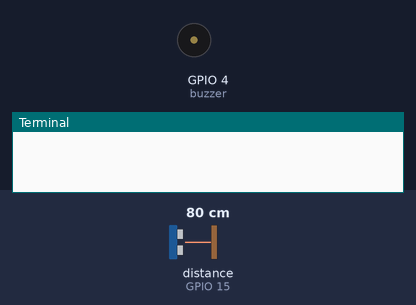
A program run on a simulated Raspberry Pi (BCM pin numbers). Parts: buzzer (waves = sounding, pin HIGH), the last lines printed to the terminal. Inputs (shaded band) come from the test bench; at power-on: distance to the obstacle (sensor on GPIO 15) 80 cm. The echo pulse lasts 58.3 µs per cm.

Above: at 0.24 s.
1.3 s: distance to the obstacle (sensor on GPIO 15) set to 2 cm
4.3 s: distance to the obstacle (sensor on GPIO 15) set to 4 cm
At 4.54 s:
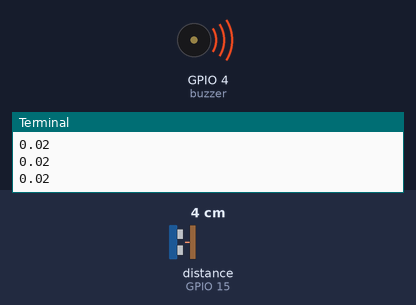
Timing chart, 0 to 13.3 s (numbered marks = the images above; inputs shaded):
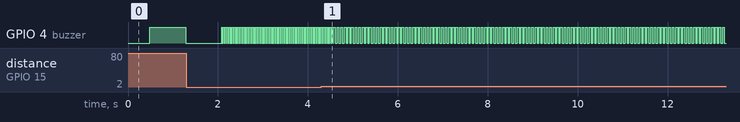

Measured:
- after the input at 4.3 s, GPIO 4 (buzzer): alternates HIGH for 0.04 s and LOW for 0.04 s, starting after 0.35 s
- by itself, GPIO 4 (buzzer): alternates HIGH for 0.02 s and LOW for 0.02 s

The program:

ultraSnd-buzzer_gpioz.py
```python
#!/usr/bin/env python3
#
#  auth: rbw
#  date: 20210718
#  desc:
#
#- - - - - - - - - - - - - - - - - - - - - - - - - - - - - - - - - - - - - - - -
from gpiozero import Buzzer,DistanceSensor
from time import sleep

buzzer = Buzzer(4)
ultrasonic = DistanceSensor(echo=15, trigger=14)

while True:
    sl_t = ultrasonic.distance
    print(sl_t)
    buzzer.on()
    sleep(sl_t)
    buzzer.off()
    sleep(sl_t)


#- - - - - - - - - - - - - - - - - - - - - - - - - - - - - - - - - - - - - - - -
#//EOF
```
